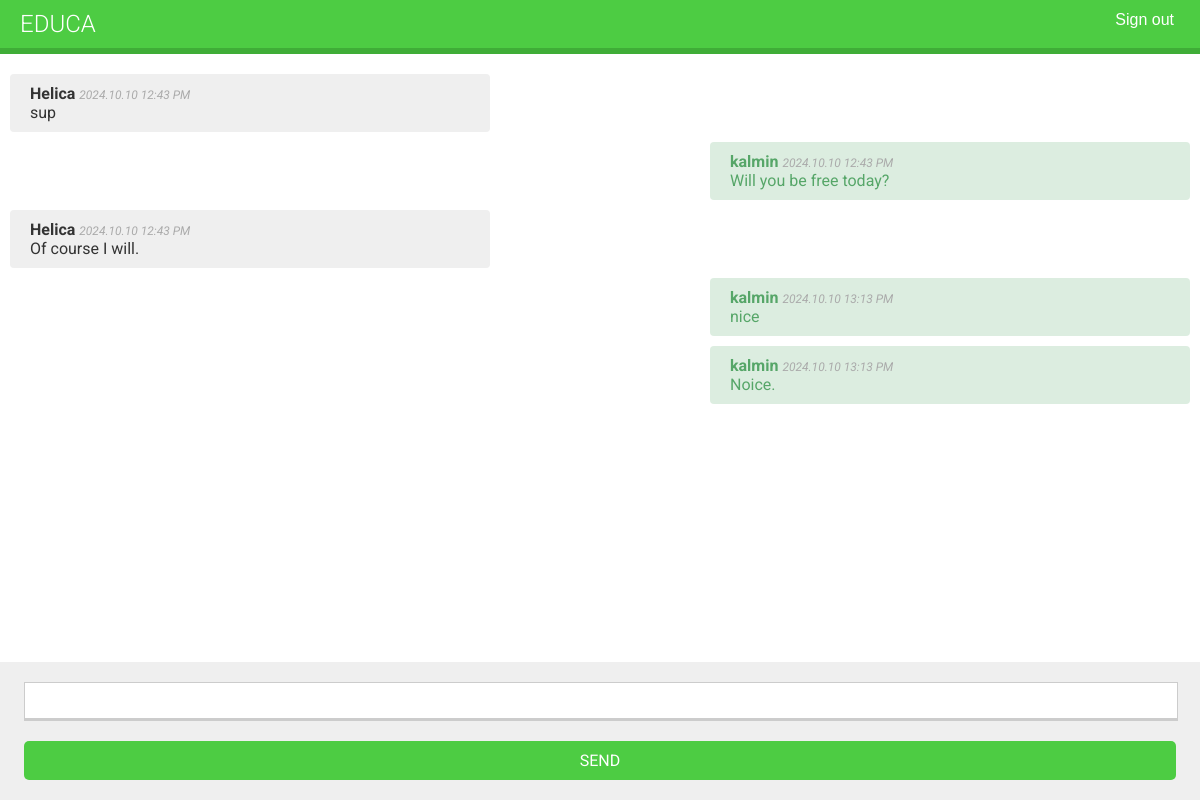
The app's page /chat/room/4/ (signed in) with its own data.
### chat/models.py (models this page shows, shortened)
class Message(models.Model):
    user = models.ForeignKey(
        settings.AUTH_USER_MODEL,
        on_delete=models.PROTECT,
        related_name='chat_messages'
    )
    course = models.ForeignKey(
        'courses.Course',
        on_delete=models.PROTECT,
        related_name='chat_messages'
    )
    content = models.TextField()
    sent_on = models.DateTimeField(auto_now_add=True)

### chat/views.py (the view)
# urls.py: path('room/<int:course_id>/', views.course_chat_room, name='course_chat_room'),
@login_required
def course_chat_room(request, course_id):
    try:
        course = request.user.courses_joined.get(id=course_id)
    except Course.DoesNotExist:
        return HttpResponseForbidden()
    latest_messages = course.chat_messages.select_related(
        'user').order_by('-id')[:5]
    latest_messages = reversed(latest_messages)
    return render(request, 'chat/room.html', {'course': course, 'latest_messages': latest_messages})

### chat/templates/chat/room.html (shortened to what this page needs)
{% extends "base.html" %}
{% block content %}
<div id="chat">
    {% for message in latest_messages %}
        <div class="message {% if message.user == request.user %}me{% else %}other{% endif %}">
        <strong>{{ message.user.username }}</strong> <span class="date">
            {{message.sent_on|date:"Y.m.d H:i A" }}
        </span> <br>
        {{ message.content }}
        </div>
    {% endfor %}
</div>
<div id="chat-input">
    <input id="chat-message-input" type="text">
    <input id="chat-message-submit" type="submit" value="Send">
</div>
{% endblock %}

### courses/static/css/base.css (style rules this page uses)
body { margin:0; font-family:'Roboto', sans-serif; font-weight:400; color:#333; }
input, select, textarea { border:1px solid #ccc; border-bottom:3px solid #ccc; padding:8px 12px; font-size:16px; font-family:'Roboto', sans-serif; float:left; clear:both; width:300px; }
input[type=submit], a.button { border-radius:5px; background:#4dcc43; color:#fff; font-size:16px; text-transform:uppercase; border:none; padding:10px 20px; margin:20px 0; }
#chat { top: 64px; bottom:0; position:fixed; width:100%; overflow-y:scroll; padding-bottom:150px; }
#chat .message { background:#efefef; padding:10px 20px; border-radius:4px; width:auto; display:inline; float:left; margin:10px 10px 0; min-width:440px; clear:both; }
#chat .message.me { display:inline; float:right; background:#DCEDE0; color:#56A668; }
#chat .date { color:#aaa; font-style:italic; font-size:12px; }
#chat-input { position:absolute; bottom:0; background:#efefef; width:100%; padding-top:20px; }
#chat-input input { width:96%; position:left; float:left; display:inline; margin-left:2%; margin-right:2%; padding-left:0; padding-right:0; }

### records on screen
Message: user.username "Helica", sent_on "2024.10.10 12:43 PM", content "sup"
Message: user.username "kalmin", sent_on "2024.10.10 12:43 PM", content "Will you be free today?"
Message: user.username "Helica", sent_on "2024.10.10 12:43 PM", content "Of course I will."
Message: user.username "kalmin", sent_on "2024.10.10 13:13 PM", content "nice"
Message: user.username "kalmin", sent_on "2024.10.10 13:13 PM", content "Noice."
